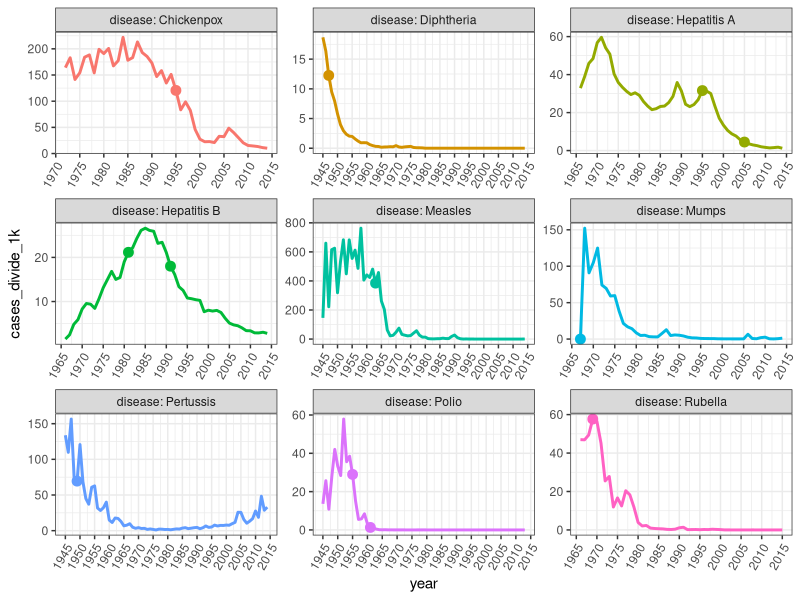
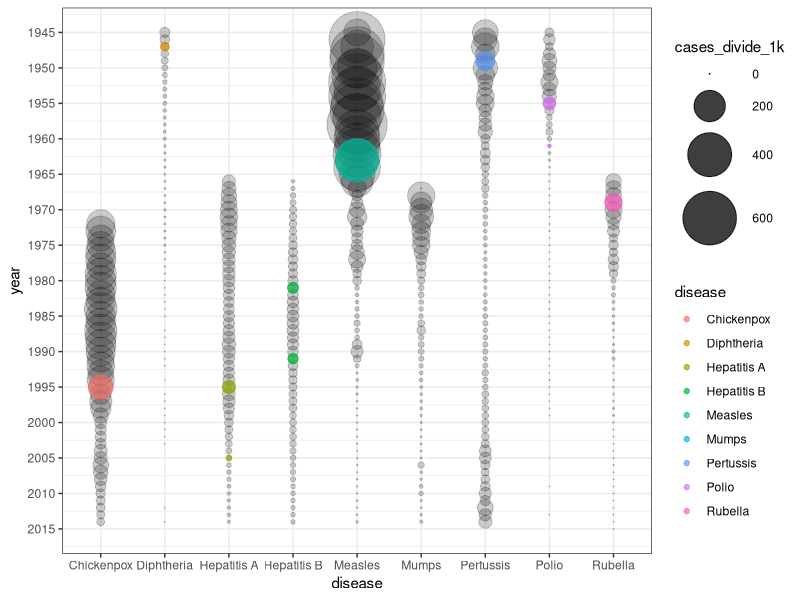

These figures' R source, in order:
## ---- chunk 1
knitr::opts_chunk$set(echo = TRUE)
## ---- chunk 2
library(readr)
library(ggplot2)
library(dplyr)


theme_set(theme_bw())

vac_data<-(read_csv("vaccine_data_online.csv")
           %>%mutate(cases_divide_1k=cases/1000))

vaccine<-(vac_data%>%select(year,cases_divide_1k,disease,vaccine)
          %>%filter(!vaccine %in% c("FALSE")))
g1<-ggplot(vac_data,aes(x=year))+scale_x_continuous(breaks = seq(1945,2015,5))
g2<-g1+geom_line(aes(y=cases_divide_1k,colour=disease,group=disease),size=1,show.legend = FALSE)
g3<-(g2
     +facet_wrap(~disease,labeller = label_both,scales = "free")
     +geom_point(data=vaccine,aes(x=year,y=cases_divide_1k,colour=disease),size=3,show.legend = FALSE)
     +theme(axis.text.x = element_text(angle = 60, hjust = 1))
     
)
print(g3)#redesign plot


g4<-ggplot(vac_data,aes(x=disease))
g5<-(g4+geom_point(aes(y=year,size=cases_divide_1k),alpha=0.2)
     +scale_y_continuous(trans = "reverse",breaks = seq(1945,2015,5))
     +scale_size(range = c(0,20))
     
)  
g6<-(g5+geom_point(data=vaccine,aes(x=disease,y=year,colour=disease,size=cases_divide_1k),alpha=0.7)
)
print(g6)


